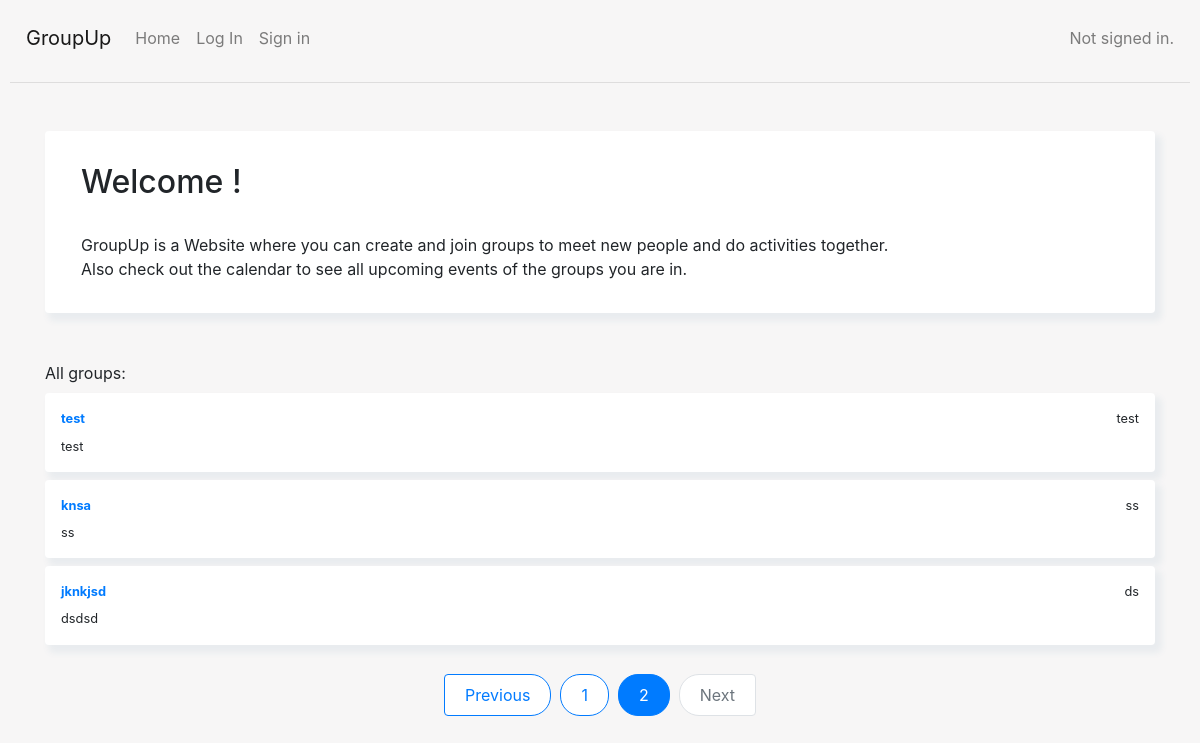
Before: /?page=2 with the older database file.
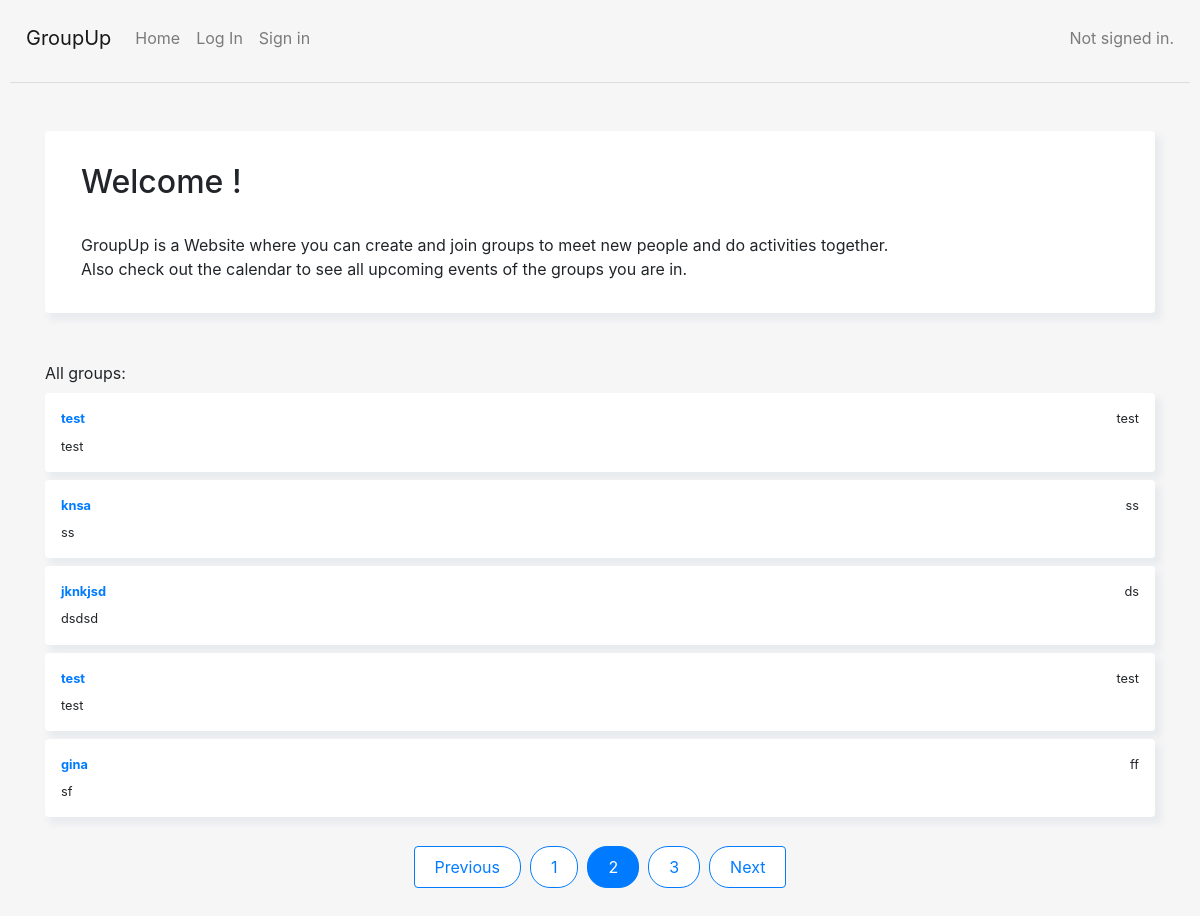
After: the same page with the newer database file.
### capstone/models.py (models this page shows, shortened)
class Group(models.Model):
    name = models.CharField(max_length=200)
    description = models.CharField(max_length=200)
    location = models.CharField(max_length=200)
    activity = models.ForeignKey(Activity, on_delete=models.CASCADE, default=None)
    time_and_date = models.DateTimeField(default=None)
    users = models.ManyToManyField(User)
    creator = models.ForeignKey(User, on_delete=models.CASCADE, default=None, related_name='creator')
    recurring = models.BooleanField(default=False)

### capstone/views.py (the view)
# urls.py: path('', views.index, name='index'),
def index(request):
    groups = Group.objects.all()
    paginator = Paginator(groups, 5)
    page_number = request.GET.get('page')
    try:
        groups = paginator.page(page_number)
    except PageNotAnInteger:
        groups = paginator.page(1)
    except EmptyPage:
        groups = paginator.page(paginator.num_pages)
    return render(request, 'capstone/index.html', {'groups': groups})

### capstone/templates/capstone/index.html (shortened to what this page needs)
{% extends "capstone/layout.html" %}
{% block body %}
{% load static %}
<div class="container mt-5">
    <div class="card p-3 mt-2">
        <div class="untereBox">
        <h2>Welcome {{ request.user.username }}!</h2>
        GroupUp is a Website where you can create and join groups to meet new people and do activities together. <br>
        Also check out the calendar to see all upcoming events of the groups you are in.
        </div>
    </div>
</div>
<div class="container mt-5">
    <div class="row  d-flex justify-content-center" style="background-color: transparent;">
        <div class="col-md-12" >
            {% if groups %}
            All groups: <br>
                {% for group in groups %}
                <div class="card p-3 mt-2">
                    <div class="d-flex justify-content-between align-items-center">
                        <div class="user d-flex flex-row align-items-center">
                            <small class="font-weight-bold text-primary">
                                <a href="{%  url 'group_detail' group_id=group.id %}">
                                    {{ group.name }}
                                </a>
                            </small>
                        </div>
                        <small>{{ group.location }}</small>
                    </div>
                        <div id="postArea_{{ group.id }}">
                            <div class="action d-flex justify-content-between mt-2 align-items-center">
                                <small class ="afterEditedContent_" id="afterEditedContent_{{ group.id }}">{{ group.description }}</small>
                            </div>
                         </div>
                </div>
                {% endfor %}
                <br/>
                <div>
                    <nav aria-label="Page navigation ">
                        <ul class="pagination">
                            {% if groups.has_previous %}
                                <li class="page-item"><a class="page-link" href="?page={{ groups.previous_page_number }}">Previous</a></li>
                            {% else %}
                                <li class="page-item disabled"><a class="page-link">Previous</a></li>
                            {% endif %}
                            {% for i in groups.paginator.page_range %}
                                {% if groups.number == i %}
                                    <li class="page-item active"><a class="page-link">{{ i }}</a></li>
                                {% else %}
                                    <li class="page-item"><a class="page-link" href="?page={{ i }}">{{ i }}</a></li>
                                {% endif %}
                            {% endfor %}
                            {% if groups.has_next %}
                                <li class="page-item"><a class="page-link" href="?page={{ groups.next_page_number }}">Next</a></li>
                            {% else %}
                                <li class="page-item disabled"><a class="page-link">Next</a></li>
                            {% endif %}
                        </ul>
                    </nav>
                </div>
            {% else %}
            There are no groups yet, <a href="{% url 'create_group_page' %}">create one!</a>
            {% endif %}
        </div>
    </div>
</div>
{% endblock %}

Changed rows visible on the page:
added Group: name "test", location "test", description "test"
added Group: name "gina", location "ff", description "sf"
Other visible differences:
new list line: "3"
